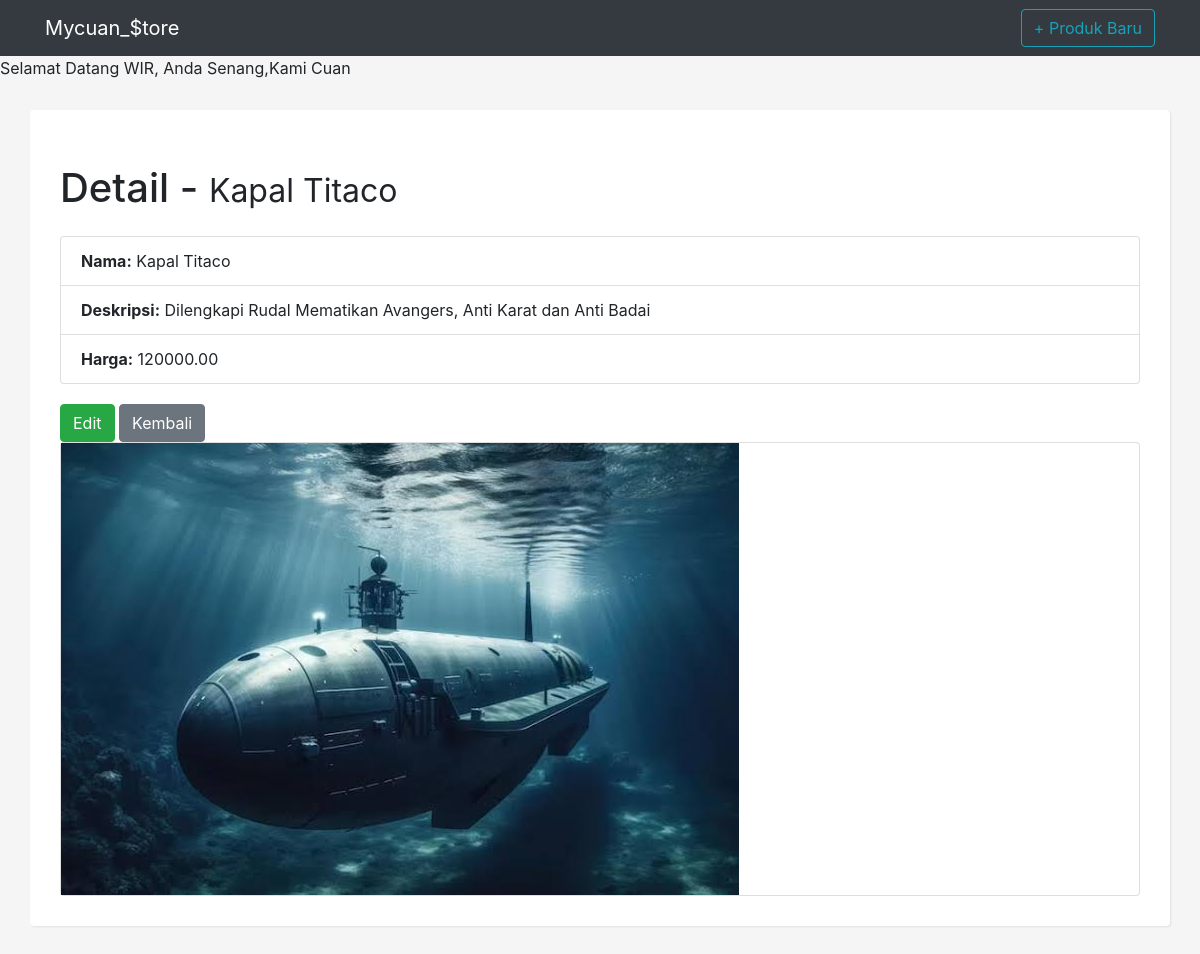
Screenshot of /view/10 with the database file from the repository.
### products/models.py (models this page shows, shortened)
class Product(models.Model):
    name = models.CharField('Nama', max_length=100)
    description = models.TextField('Deskripsi', blank=True)
    price = models.DecimalField('Harga', decimal_places=2, max_digits=8)
    created = models.DateTimeField('Created', auto_now_add=True)
    changed = models.DateTimeField('Changed', auto_now=True)
    gambar_produk = models.ImageField(null=True, blank=True, upload_to="images/")
    class Meta:
        ordering = ['name']

### products/views.py (the view)
# urls.py: path('view/<int:pk>', views.ProductDetail.as_view(), name='product_view'),
class ProductDetail(DetailView):
    model = Product

### products/templates/products/product_detail.html (shortened to what this page needs)
{% extends 'products/base.html' %}
{% block content %}
    <h1 class="my-4">Detail -
        <small>{{ object.name }}</small>
    </h1>
    <div class="row">
        <div class="col-12">
            <ul class="list-group">
              <li class="list-group-item"><strong>Nama:</strong> {{ object.name }}</li>
              <li class="list-group-item"><strong>Deskripsi:</strong> {{ object.description}}</li>
              <li class="list-group-item"><strong>Harga:</strong> {{ object.price }}</li>
            </ul>
        </div>
    </div>
    <div class="row top-buffer">
        <div class="col-12">
                <a href="{% url 'product_edit' object.id %}"><button type="button" class="btn btn-success">Edit</button></a>
                <a href="{% url 'product_list' %}"><button type="button" class="btn btn-secondary">Kembali</button></a>
        </div>
    </div>
    <div class="card">
		<div class="imgBx">
			<img src="{{ object.gambar_produk.url }}">
		</div>
			</div>
		</div>
{% endblock %}

### products/static/css/style.css (style rules this page uses)
body { background: whitesmoke }
.top-buffer { margin-top:20px; }

### products/templates/products/base.html (style rules this page uses)
* { margin: 0; padding: 0; }

### rows the page displays
Product: name "Kapal Titaco", description "Dilengkapi Rudal Mematikan Avangers, Anti Karat dan Anti Badai", price "120000.00", gambar_produk (picture)

### other values shown
{{ firstname }} "WIR"
